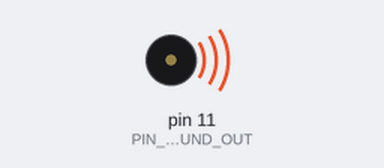
Simulated run of this sketch. Board: Arduino Uno, built with avr-gcc and run on an emulated ATmega328P. Parts: buzzer (waves = sounding).

Above: at 0.18 s.
At 26.4 s:
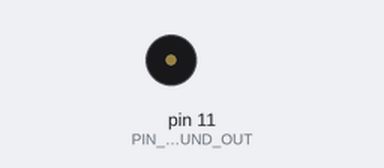
Timing chart, 0 to 40.0 s (numbered marks = the images above):
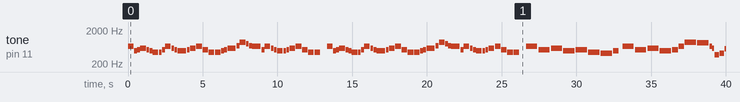

The sketch:

sound_arduino.ino
```cpp
/*
  Tetris theme - (Korobeiniki)
  Connect a piezo buzzer or speaker to pin 11 or select a new pin.
  More songs available at https://github.com/robsoncouto/arduino-songs

                                              Robson Couto, 2019
*/

#define NOTE_B0  31
#define NOTE_C1  33
#define NOTE_CS1 35
#define NOTE_D1  37
#define NOTE_DS1 39
#define NOTE_E1  41
#define NOTE_F1  44
#define NOTE_FS1 46
#define NOTE_G1  49
#define NOTE_GS1 52
#define NOTE_A1  55
#define NOTE_AS1 58
#define NOTE_B1  62
#define NOTE_C2  65
#define NOTE_CS2 69
#define NOTE_D2  73
#define NOTE_DS2 78
#define NOTE_E2  82
#define NOTE_F2  87
#define NOTE_FS2 93
#define NOTE_G2  98
#define NOTE_GS2 104
#define NOTE_A2  110
#define NOTE_AS2 117
#define NOTE_B2  123
#define NOTE_C3  131
#define NOTE_CS3 139
#define NOTE_D3  147
#define NOTE_DS3 156
#define NOTE_E3  165
#define NOTE_F3  175
#define NOTE_FS3 185
#define NOTE_G3  196
#define NOTE_GS3 208
#define NOTE_A3  220
#define NOTE_AS3 233
#define NOTE_B3  247
#define NOTE_C4  262
#define NOTE_CS4 277
#define NOTE_D4  294
#define NOTE_DS4 311
#define NOTE_E4  330
#define NOTE_F4  349
#define NOTE_FS4 370
#define NOTE_G4  392
#define NOTE_GS4 415
#define NOTE_A4  440
#define NOTE_AS4 466
#define NOTE_B4  494
#define NOTE_C5  523
#define NOTE_CS5 554
#define NOTE_D5  587
#define NOTE_DS5 622
#define NOTE_E5  659
#define NOTE_F5  698
#define NOTE_FS5 740
#define NOTE_G5  784
#define NOTE_GS5 831
#define NOTE_A5  880
#define NOTE_AS5 932
#define NOTE_B5  988
#define NOTE_C6  1047
#define NOTE_CS6 1109
#define NOTE_D6  1175
#define NOTE_DS6 1245
#define NOTE_E6  1319
#define NOTE_F6  1397
#define NOTE_FS6 1480
#define NOTE_G6  1568
#define NOTE_GS6 1661
#define NOTE_A6  1760
#define NOTE_AS6 1865
#define NOTE_B6  1976
#define NOTE_C7  2093
#define NOTE_CS7 2217
#define NOTE_D7  2349
#define NOTE_DS7 2489
#define NOTE_E7  2637
#define NOTE_F7  2794
#define NOTE_FS7 2960
#define NOTE_G7  3136
#define NOTE_GS7 3322
#define NOTE_A7  3520
#define NOTE_AS7 3729
#define NOTE_B7  3951
#define NOTE_C8  4186
#define NOTE_CS8 4435
#define NOTE_D8  4699
#define NOTE_DS8 4978
#define REST 0


// change this to whichever pin you want to use
#define PIN_SOUND_OUT 11

// notes of the moledy followed by the duration.
// a 4 means a quarter note, 8 an eighteenth , 16 sixteenth, so on
// !!negative numbers are used to represent dotted notes,
// so -4 means a dotted quarter note, that is, a quarter plus an eighteenth!!
const PROGMEM int16_t composition_tetris[] = {

  //Based on the arrangement at https://www.flutetunes.com/tunes.php?id=192

  NOTE_E5, 4,  NOTE_B4,8,  NOTE_C5,8,  NOTE_D5,4,  NOTE_C5,8,  NOTE_B4,8,
  NOTE_A4, 4,  NOTE_A4,8,  NOTE_C5,8,  NOTE_E5,4,  NOTE_D5,8,  NOTE_C5,8,
  NOTE_B4, -4,  NOTE_C5,8,  NOTE_D5,4,  NOTE_E5,4,
  NOTE_C5, 4,  NOTE_A4,4,   NOTE_A4,4,  NOTE_B4,8,  NOTE_C5,8,

  NOTE_D5, -4,  NOTE_F5,8,  NOTE_A5,4,  NOTE_G5,8,  NOTE_F5,8,
  NOTE_E5, -4,  NOTE_C5,8,  NOTE_E5,4,  NOTE_D5,8,  NOTE_C5,8,
  NOTE_B4, 4,  NOTE_B4,8,  NOTE_C5,8,  NOTE_D5,4,  NOTE_E5,4,
  NOTE_C5, 4,  NOTE_A4,4,  NOTE_A4,4, REST, 4,

  NOTE_E5, 4,  NOTE_B4,8,  NOTE_C5,8,  NOTE_D5,4,  NOTE_C5,8,  NOTE_B4,8,
  NOTE_A4, 4,  NOTE_A4,8,  NOTE_C5,8,  NOTE_E5,4,  NOTE_D5,8,  NOTE_C5,8,
  NOTE_B4, -4,  NOTE_C5,8,  NOTE_D5,4,  NOTE_E5,4,
  NOTE_C5, 4,  NOTE_A4,4,   NOTE_A4,4,  NOTE_B4,8,  NOTE_C5,8,

  NOTE_D5, -4,  NOTE_F5,8,  NOTE_A5,4,  NOTE_G5,8,  NOTE_F5,8,
  NOTE_E5, -4,  NOTE_C5,8,  NOTE_E5,4,  NOTE_D5,8,  NOTE_C5,8,
  NOTE_B4, 4,  NOTE_B4,8,  NOTE_C5,8,  NOTE_D5,4,  NOTE_E5,4,
  NOTE_C5, 4,  NOTE_A4,4,  NOTE_A4,4, REST, 4,


  NOTE_E5,2,  NOTE_C5,2,
  NOTE_D5,2,   NOTE_B4,2,
  NOTE_C5,2,   NOTE_A4,2,
  NOTE_GS4,2,  NOTE_B4,4,  REST,8,
  NOTE_E5,2,   NOTE_C5,2,
  NOTE_D5,2,   NOTE_B4,2,
  NOTE_C5,4,   NOTE_E5,4,  NOTE_A5,2,
  NOTE_GS5,2,

};// change this to make the song slower or faster
int tempo_tetris=144;

const PROGMEM int16_t composition_mario[] = {
  // Super Mario Bros theme
  // Score available at https://musescore.com/user/2123/scores/2145
  // Theme by Koji Kondo


  NOTE_E5,8, NOTE_E5,8, REST,8, NOTE_E5,8, REST,8, NOTE_C5,8, NOTE_E5,8, //1
  NOTE_G5,4, REST,4, NOTE_G4,8, REST,4,
  NOTE_C5,-4, NOTE_G4,8, REST,4, NOTE_E4,-4, // 3
  NOTE_A4,4, NOTE_B4,4, NOTE_AS4,8, NOTE_A4,4,
  NOTE_G4,-8, NOTE_E5,-8, NOTE_G5,-8, NOTE_A5,4, NOTE_F5,8, NOTE_G5,8,
  REST,8, NOTE_E5,4,NOTE_C5,8, NOTE_D5,8, NOTE_B4,-4,
  NOTE_C5,-4, NOTE_G4,8, REST,4, NOTE_E4,-4, // repeats from 3
  NOTE_A4,4, NOTE_B4,4, NOTE_AS4,8, NOTE_A4,4,
  NOTE_G4,-8, NOTE_E5,-8, NOTE_G5,-8, NOTE_A5,4, NOTE_F5,8, NOTE_G5,8,
  REST,8, NOTE_E5,4,NOTE_C5,8, NOTE_D5,8, NOTE_B4,-4,


  REST,4, NOTE_G5,8, NOTE_FS5,8, NOTE_F5,8, NOTE_DS5,4, NOTE_E5,8,//7
  REST,8, NOTE_GS4,8, NOTE_A4,8, NOTE_C4,8, REST,8, NOTE_A4,8, NOTE_C5,8, NOTE_D5,8,
  REST,4, NOTE_DS5,4, REST,8, NOTE_D5,-4,
  NOTE_C5,2, REST,2,

  REST,4, NOTE_G5,8, NOTE_FS5,8, NOTE_F5,8, NOTE_DS5,4, NOTE_E5,8,//repeats from 7
  REST,8, NOTE_GS4,8, NOTE_A4,8, NOTE_C4,8, REST,8, NOTE_A4,8, NOTE_C5,8, NOTE_D5,8,
  REST,4, NOTE_DS5,4, REST,8, NOTE_D5,-4,
  NOTE_C5,2, REST,2,

  NOTE_C5,8, NOTE_C5,4, NOTE_C5,8, REST,8, NOTE_C5,8, NOTE_D5,4,//11
  NOTE_E5,8, NOTE_C5,4, NOTE_A4,8, NOTE_G4,2,

  NOTE_C5,8, NOTE_C5,4, NOTE_C5,8, REST,8, NOTE_C5,8, NOTE_D5,8, NOTE_E5,8,//13
  REST,1,
  NOTE_C5,8, NOTE_C5,4, NOTE_C5,8, REST,8, NOTE_C5,8, NOTE_D5,4,
  NOTE_E5,8, NOTE_C5,4, NOTE_A4,8, NOTE_G4,2,
  NOTE_E5,8, NOTE_E5,8, REST,8, NOTE_E5,8, REST,8, NOTE_C5,8, NOTE_E5,4,
  NOTE_G5,4, REST,4, NOTE_G4,4, REST,4,
  NOTE_C5,-4, NOTE_G4,8, REST,4, NOTE_E4,-4, // 19

  NOTE_A4,4, NOTE_B4,4, NOTE_AS4,8, NOTE_A4,4,
  NOTE_G4,-8, NOTE_E5,-8, NOTE_G5,-8, NOTE_A5,4, NOTE_F5,8, NOTE_G5,8,
  REST,8, NOTE_E5,4, NOTE_C5,8, NOTE_D5,8, NOTE_B4,-4,

  NOTE_C5,-4, NOTE_G4,8, REST,4, NOTE_E4,-4, // repeats from 19
  NOTE_A4,4, NOTE_B4,4, NOTE_AS4,8, NOTE_A4,4,
  NOTE_G4,-8, NOTE_E5,-8, NOTE_G5,-8, NOTE_A5,4, NOTE_F5,8, NOTE_G5,8,
  REST,8, NOTE_E5,4, NOTE_C5,8, NOTE_D5,8, NOTE_B4,-4,

  NOTE_E5,8, NOTE_C5,4, NOTE_G4,8, REST,4, NOTE_GS4,4,//23
  NOTE_A4,8, NOTE_F5,4, NOTE_F5,8, NOTE_A4,2,
  NOTE_D5,-8, NOTE_A5,-8, NOTE_A5,-8, NOTE_A5,-8, NOTE_G5,-8, NOTE_F5,-8,

  NOTE_E5,8, NOTE_C5,4, NOTE_A4,8, NOTE_G4,2, //26
  NOTE_E5,8, NOTE_C5,4, NOTE_G4,8, REST,4, NOTE_GS4,4,
  NOTE_A4,8, NOTE_F5,4, NOTE_F5,8, NOTE_A4,2,
  NOTE_B4,8, NOTE_F5,4, NOTE_F5,8, NOTE_F5,-8, NOTE_E5,-8, NOTE_D5,-8,
  NOTE_C5,8, NOTE_E4,4, NOTE_E4,8, NOTE_C4,2,

  NOTE_E5,8, NOTE_C5,4, NOTE_G4,8, REST,4, NOTE_GS4,4,//repeats from 23
  NOTE_A4,8, NOTE_F5,4, NOTE_F5,8, NOTE_A4,2,
  NOTE_D5,-8, NOTE_A5,-8, NOTE_A5,-8, NOTE_A5,-8, NOTE_G5,-8, NOTE_F5,-8,

  NOTE_E5,8, NOTE_C5,4, NOTE_A4,8, NOTE_G4,2, //26
  NOTE_E5,8, NOTE_C5,4, NOTE_G4,8, REST,4, NOTE_GS4,4,
  NOTE_A4,8, NOTE_F5,4, NOTE_F5,8, NOTE_A4,2,
  NOTE_B4,8, NOTE_F5,4, NOTE_F5,8, NOTE_F5,-8, NOTE_E5,-8, NOTE_D5,-8,
  NOTE_C5,8, NOTE_E4,4, NOTE_E4,8, NOTE_C4,2,
  NOTE_C5,8, NOTE_C5,4, NOTE_C5,8, REST,8, NOTE_C5,8, NOTE_D5,8, NOTE_E5,8,
  REST,1,

  NOTE_C5,8, NOTE_C5,4, NOTE_C5,8, REST,8, NOTE_C5,8, NOTE_D5,4, //33
  NOTE_E5,8, NOTE_C5,4, NOTE_A4,8, NOTE_G4,2,
  NOTE_E5,8, NOTE_E5,8, REST,8, NOTE_E5,8, REST,8, NOTE_C5,8, NOTE_E5,4,
  NOTE_G5,4, REST,4, NOTE_G4,4, REST,4,
  NOTE_E5,8, NOTE_C5,4, NOTE_G4,8, REST,4, NOTE_GS4,4,
  NOTE_A4,8, NOTE_F5,4, NOTE_F5,8, NOTE_A4,2,
  NOTE_D5,-8, NOTE_A5,-8, NOTE_A5,-8, NOTE_A5,-8, NOTE_G5,-8, NOTE_F5,-8,

  NOTE_E5,8, NOTE_C5,4, NOTE_A4,8, NOTE_G4,2, //40
  NOTE_E5,8, NOTE_C5,4, NOTE_G4,8, REST,4, NOTE_GS4,4,
  NOTE_A4,8, NOTE_F5,4, NOTE_F5,8, NOTE_A4,2,
  NOTE_B4,8, NOTE_F5,4, NOTE_F5,8, NOTE_F5,-8, NOTE_E5,-8, NOTE_D5,-8,
  NOTE_C5,8, NOTE_E4,4, NOTE_E4,8, NOTE_C4,2,

  //game over sound
  NOTE_C5,-4, NOTE_G4,-4, NOTE_E4,4, //45
  NOTE_A4,-8, NOTE_B4,-8, NOTE_A4,-8, NOTE_GS4,-8, NOTE_AS4,-8, NOTE_GS4,-8,
  NOTE_G4,8, NOTE_D4,8, NOTE_E4,-2,
};
int tempo_mario=200;

const int composition_elise[] PROGMEM = {

  // Fur Elise - Ludwig van Beethovem
  // Score available at https://musescore.com/user/28149610/scores/5281944

  //starts from 1 ending on 9
  NOTE_E5, 16, NOTE_DS5, 16, //1
  NOTE_E5, 16, NOTE_DS5, 16, NOTE_E5, 16, NOTE_B4, 16, NOTE_D5, 16, NOTE_C5, 16,
  NOTE_A4, -8, NOTE_C4, 16, NOTE_E4, 16, NOTE_A4, 16,
  NOTE_B4, -8, NOTE_E4, 16, NOTE_GS4, 16, NOTE_B4, 16,
  NOTE_C5, 8,  REST, 16, NOTE_E4, 16, NOTE_E5, 16,  NOTE_DS5, 16,

  NOTE_E5, 16, NOTE_DS5, 16, NOTE_E5, 16, NOTE_B4, 16, NOTE_D5, 16, NOTE_C5, 16,//6
  NOTE_A4, -8, NOTE_C4, 16, NOTE_E4, 16, NOTE_A4, 16,
  NOTE_B4, -8, NOTE_E4, 16, NOTE_C5, 16, NOTE_B4, 16,
  NOTE_A4 , 4, REST, 8, //9 - 1st ending

  //repaets from 1 ending on 10
  NOTE_E5, 16, NOTE_DS5, 16, //1
  NOTE_E5, 16, NOTE_DS5, 16, NOTE_E5, 16, NOTE_B4, 16, NOTE_D5, 16, NOTE_C5, 16,
  NOTE_A4, -8, NOTE_C4, 16, NOTE_E4, 16, NOTE_A4, 16,
  NOTE_B4, -8, NOTE_E4, 16, NOTE_GS4, 16, NOTE_B4, 16,
  NOTE_C5, 8,  REST, 16, NOTE_E4, 16, NOTE_E5, 16,  NOTE_DS5, 16,

  NOTE_E5, 16, NOTE_DS5, 16, NOTE_E5, 16, NOTE_B4, 16, NOTE_D5, 16, NOTE_C5, 16,//6
  NOTE_A4, -8, NOTE_C4, 16, NOTE_E4, 16, NOTE_A4, 16,
  NOTE_B4, -8, NOTE_E4, 16, NOTE_C5, 16, NOTE_B4, 16,
  NOTE_A4, 8, REST, 16, NOTE_B4, 16, NOTE_C5, 16, NOTE_D5, 16, //10 - 2nd ending
  //continues from 11
  NOTE_E5, -8, NOTE_G4, 16, NOTE_F5, 16, NOTE_E5, 16,
  NOTE_D5, -8, NOTE_F4, 16, NOTE_E5, 16, NOTE_D5, 16, //12

  NOTE_C5, -8, NOTE_E4, 16, NOTE_D5, 16, NOTE_C5, 16, //13
  NOTE_B4, 8, REST, 16, NOTE_E4, 16, NOTE_E5, 16, REST, 16,
  REST, 16, NOTE_E5, 16, NOTE_E6, 16, REST, 16, REST, 16, NOTE_DS5, 16,
  NOTE_E5, 16, REST, 16, REST, 16, NOTE_DS5, 16, NOTE_E5, 16, NOTE_DS5, 16,
  NOTE_E5, 16, NOTE_DS5, 16, NOTE_E5, 16, NOTE_B4, 16, NOTE_D5, 16, NOTE_C5, 16,
  NOTE_A4, 8, REST, 16, NOTE_C4, 16, NOTE_E4, 16, NOTE_A4, 16,

  NOTE_B4, 8, REST, 16, NOTE_E4, 16, NOTE_GS4, 16, NOTE_B4, 16, //19
  NOTE_C5, 8, REST, 16, NOTE_E4, 16, NOTE_E5, 16,  NOTE_DS5, 16,
  NOTE_E5, 16, NOTE_DS5, 16, NOTE_E5, 16, NOTE_B4, 16, NOTE_D5, 16, NOTE_C5, 16,
  NOTE_A4, 8, REST, 16, NOTE_C4, 16, NOTE_E4, 16, NOTE_A4, 16,
  NOTE_B4, 8, REST, 16, NOTE_E4, 16, NOTE_C5, 16, NOTE_B4, 16,
  NOTE_A4, 8, REST, 16, NOTE_B4, 16, NOTE_C5, 16, NOTE_D5, 16, //24 (1st ending)

  //repeats from 11
  NOTE_E5, -8, NOTE_G4, 16, NOTE_F5, 16, NOTE_E5, 16,
  NOTE_D5, -8, NOTE_F4, 16, NOTE_E5, 16, NOTE_D5, 16, //12

  NOTE_C5, -8, NOTE_E4, 16, NOTE_D5, 16, NOTE_C5, 16, //13
  NOTE_B4, 8, REST, 16, NOTE_E4, 16, NOTE_E5, 16, REST, 16,
  REST, 16, NOTE_E5, 16, NOTE_E6, 16, REST, 16, REST, 16, NOTE_DS5, 16,
  NOTE_E5, 16, REST, 16, REST, 16, NOTE_DS5, 16, NOTE_E5, 16, NOTE_DS5, 16,
  NOTE_E5, 16, NOTE_DS5, 16, NOTE_E5, 16, NOTE_B4, 16, NOTE_D5, 16, NOTE_C5, 16,
  NOTE_A4, 8, REST, 16, NOTE_C4, 16, NOTE_E4, 16, NOTE_A4, 16,

  NOTE_B4, 8, REST, 16, NOTE_E4, 16, NOTE_GS4, 16, NOTE_B4, 16, //19
  NOTE_C5, 8, REST, 16, NOTE_E4, 16, NOTE_E5, 16,  NOTE_DS5, 16,
  NOTE_E5, 16, NOTE_DS5, 16, NOTE_E5, 16, NOTE_B4, 16, NOTE_D5, 16, NOTE_C5, 16,
  NOTE_A4, 8, REST, 16, NOTE_C4, 16, NOTE_E4, 16, NOTE_A4, 16,
  NOTE_B4, 8, REST, 16, NOTE_E4, 16, NOTE_C5, 16, NOTE_B4, 16,
  NOTE_A4, 8, REST, 16, NOTE_C5, 16, NOTE_C5, 16, NOTE_C5, 16, //25 - 2nd ending

  //continues from 26
  NOTE_C5 , 4, NOTE_F5, -16, NOTE_E5, 32, //26
  NOTE_E5, 8, NOTE_D5, 8, NOTE_AS5, -16, NOTE_A5, 32,
  NOTE_A5, 16, NOTE_G5, 16, NOTE_F5, 16, NOTE_E5, 16, NOTE_D5, 16, NOTE_C5, 16,
  NOTE_AS4, 8, NOTE_A4, 8, NOTE_A4, 32, NOTE_G4, 32, NOTE_A4, 32, NOTE_B4, 32,
  NOTE_C5 , 4, NOTE_D5, 16, NOTE_DS5, 16,
  NOTE_E5, -8, NOTE_E5, 16, NOTE_F5, 16, NOTE_A4, 16,
  NOTE_C5 , 4,  NOTE_D5, -16, NOTE_B4, 32,


  NOTE_C5, 32, NOTE_G5, 32, NOTE_G4, 32, NOTE_G5, 32, NOTE_A4, 32, NOTE_G5, 32, NOTE_B4, 32, NOTE_G5, 32, NOTE_C5, 32, NOTE_G5, 32, NOTE_D5, 32, NOTE_G5, 32, //33
  NOTE_E5, 32, NOTE_G5, 32, NOTE_C6, 32, NOTE_B5, 32, NOTE_A5, 32, NOTE_G5, 32, NOTE_F5, 32, NOTE_E5, 32, NOTE_D5, 32, NOTE_G5, 32, NOTE_F5, 32, NOTE_D5, 32,
  NOTE_C5, 32, NOTE_G5, 32, NOTE_G4, 32, NOTE_G5, 32, NOTE_A4, 32, NOTE_G5, 32, NOTE_B4, 32, NOTE_G5, 32, NOTE_C5, 32, NOTE_G5, 32, NOTE_D5, 32, NOTE_G5, 32,

  NOTE_E5, 32, NOTE_G5, 32, NOTE_C6, 32, NOTE_B5, 32, NOTE_A5, 32, NOTE_G5, 32, NOTE_F5, 32, NOTE_E5, 32, NOTE_D5, 32, NOTE_G5, 32, NOTE_F5, 32, NOTE_D5, 32, //36
  NOTE_E5, 32, NOTE_F5, 32, NOTE_E5, 32, NOTE_DS5, 32, NOTE_E5, 32, NOTE_B4, 32, NOTE_E5, 32, NOTE_DS5, 32, NOTE_E5, 32, NOTE_B4, 32, NOTE_E5, 32, NOTE_DS5, 32,
  NOTE_E5, -8, NOTE_B4, 16, NOTE_E5, 16, NOTE_DS5, 16,
  NOTE_E5, -8, NOTE_B4, 16, NOTE_E5, 16, REST, 16,

  REST, 16, NOTE_DS5, 16, NOTE_E5, 16, REST, 16, REST, 16, NOTE_DS5, 16, //40
  NOTE_E5, 16, NOTE_DS5, 16, NOTE_E5, 16, NOTE_B4, 16, NOTE_D5, 16, NOTE_C5, 16,
  NOTE_A4, 8, REST, 16, NOTE_C4, 16, NOTE_E4, 16, NOTE_A4, 16,
  NOTE_B4, 8, REST, 16, NOTE_E4, 16, NOTE_GS4, 16, NOTE_B4, 16,
  NOTE_C5, 8, REST, 16, NOTE_E4, 16, NOTE_E5, 16, NOTE_DS5, 16,
  NOTE_E5, 16, NOTE_DS5, 16, NOTE_E5, 16, NOTE_B4, 16, NOTE_D5, 16, NOTE_C5, 16,

  NOTE_A4, 8, REST, 16, NOTE_C4, 16, NOTE_E4, 16, NOTE_A4, 16, //46
  NOTE_B4, 8, REST, 16, NOTE_E4, 16, NOTE_C5, 16, NOTE_B4, 16,
  NOTE_A4, 8, REST, 16, NOTE_B4, 16, NOTE_C5, 16, NOTE_D5, 16,
  NOTE_E5, -8, NOTE_G4, 16, NOTE_F5, 16, NOTE_E5, 16,
  NOTE_D5, -8, NOTE_F4, 16, NOTE_E5, 16, NOTE_D5, 16,
  NOTE_C5, -8, NOTE_E4, 16, NOTE_D5, 16, NOTE_C5, 16,
  NOTE_B4, 8, REST, 16, NOTE_E4, 16, NOTE_E5, 16, REST, 16,
  REST, 16, NOTE_E5, 16, NOTE_E6, 16, REST, 16, REST, 16, NOTE_DS5, 16,

  NOTE_E5, 16, REST, 16, REST, 16, NOTE_DS5, 16, NOTE_E5, 16, NOTE_D5, 16, //54
  NOTE_E5, 16, NOTE_DS5, 16, NOTE_E5, 16, NOTE_B4, 16, NOTE_D5, 16, NOTE_C5, 16,
  NOTE_A4, 8, REST, 16, NOTE_C4, 16, NOTE_E4, 16, NOTE_A4, 16,
  NOTE_B4, 8, REST, 16, NOTE_E4, 16, NOTE_GS4, 16, NOTE_B4, 16,
  NOTE_C5, 8, REST, 16, NOTE_E4, 16, NOTE_E5, 16, NOTE_DS5, 16,
  NOTE_E5, 16, NOTE_DS5, 16, NOTE_E5, 16, NOTE_B4, 16, NOTE_D5, 16, NOTE_C5, 16,

  NOTE_A4, 8, REST, 16, NOTE_C4, 16, NOTE_E4, 16, NOTE_A4, 16, //60
  NOTE_B4, 8, REST, 16, NOTE_E4, 16, NOTE_C5, 16, NOTE_B4, 16,
  NOTE_A4, 8, REST, 16, REST, 16, REST, 8,
  NOTE_CS5 , -4,
  NOTE_D5 , 4, NOTE_E5, 16, NOTE_F5, 16,
  NOTE_F5 , 4, NOTE_F5, 8,
  NOTE_E5 , -4,
  NOTE_D5 , 4, NOTE_C5, 16, NOTE_B4, 16,
  NOTE_A4 , 4, NOTE_A4, 8,
  NOTE_A4, 8, NOTE_C5, 8, NOTE_B4, 8,
  NOTE_A4 , -4,
  NOTE_CS5 , -4,

  NOTE_D5 , 4, NOTE_E5, 16, NOTE_F5, 16, //72
  NOTE_F5 , 4, NOTE_F5, 8,
  NOTE_F5 , -4,
  NOTE_DS5 , 4, NOTE_D5, 16, NOTE_C5, 16,
  NOTE_AS4 , 4, NOTE_A4, 8,
  NOTE_GS4 , 4, NOTE_G4, 8,
  NOTE_A4 , -4,
  NOTE_B4 , 4, REST, 8,
  NOTE_A3, -32, NOTE_C4, -32, NOTE_E4, -32, NOTE_A4, -32, NOTE_C5, -32, NOTE_E5, -32, NOTE_D5, -32, NOTE_C5, -32, NOTE_B4, -32,

  NOTE_A4, -32, NOTE_C5, -32, NOTE_E5, -32, NOTE_A5, -32, NOTE_C6, -32, NOTE_E6, -32, NOTE_D6, -32, NOTE_C6, -32, NOTE_B5, -32, //80
  NOTE_A4, -32, NOTE_C5, -32, NOTE_E5, -32, NOTE_A5, -32, NOTE_C6, -32, NOTE_E6, -32, NOTE_D6, -32, NOTE_C6, -32, NOTE_B5, -32,
  NOTE_AS5, -32, NOTE_A5, -32, NOTE_GS5, -32, NOTE_G5, -32, NOTE_FS5, -32, NOTE_F5, -32, NOTE_E5, -32, NOTE_DS5, -32, NOTE_D5, -32,

  NOTE_CS5, -32, NOTE_C5, -32, NOTE_B4, -32, NOTE_AS4, -32, NOTE_A4, -32, NOTE_GS4, -32, NOTE_G4, -32, NOTE_FS4, -32, NOTE_F4, -32, //84
  NOTE_E4, 16, NOTE_DS5, 16, NOTE_E5, 16, NOTE_B4, 16, NOTE_D5, 16, NOTE_C5, 16,
  NOTE_A4, -8, NOTE_C4, 16, NOTE_E4, 16, NOTE_A4, 16,
  NOTE_B4, -8, NOTE_E4, 16, NOTE_GS4, 16, NOTE_B4, 16,

  NOTE_C5, 8, REST, 16, NOTE_E4, 16, NOTE_E5, 16, NOTE_DS5, 16, //88
  NOTE_E5, 16, NOTE_DS5, 16, NOTE_E5, 16, NOTE_B4, 16, NOTE_D5, 16, NOTE_C5, 16,
  NOTE_A4, -8, NOTE_C4, 16, NOTE_E4, 16, NOTE_A4, 16,
  NOTE_B4, -8, NOTE_E4, 16, NOTE_C5, 16, NOTE_B4, 16,
  NOTE_A4, -8, REST, -8,
  REST, -8, NOTE_G4, 16, NOTE_F5, 16, NOTE_E5, 16,
  NOTE_D5 , 4, REST, 8,
  REST, -8, NOTE_E4, 16, NOTE_D5, 16, NOTE_C5, 16,

  NOTE_B4, -8, NOTE_E4, 16, NOTE_E5, 8, //96
  NOTE_E5, 8, NOTE_E6, -8, NOTE_DS5, 16,
  NOTE_E5, 16, REST, 16, REST, 16, NOTE_DS5, 16, NOTE_E5, 16, NOTE_DS5, 16,
  NOTE_E5, 16, NOTE_DS5, 16, NOTE_E5, 16, NOTE_B4, 16, NOTE_D5, 16, NOTE_C5, 16,
  NOTE_A4, -8, NOTE_C4, 16, NOTE_E4, 16, NOTE_A4, 16,
  NOTE_B4, -8, NOTE_E4, 16, NOTE_GS4, 16, NOTE_B4, 16,

  NOTE_C5, 8, REST, 16, NOTE_E4, 16, NOTE_E5, 16, NOTE_DS5, 16, //102
  NOTE_E5, 16, NOTE_DS5, 16, NOTE_E5, 16, NOTE_B4, 16, NOTE_D5, 16, NOTE_C5, 16,
  NOTE_A4, -8, NOTE_C4, 16, NOTE_E4, 16, NOTE_A4, 16,
  NOTE_B4, -8, NOTE_E4, 16, NOTE_C5, 16, NOTE_B4, 16,
  NOTE_A4 , -4,
};
const int tempo_elise = 60;

const int composition_joy[] PROGMEM = {

  NOTE_E5,4,  NOTE_E5,4,  NOTE_F5,4,  NOTE_G5,4,//1
  NOTE_G5,4,  NOTE_F5,4,  NOTE_E5,4,  NOTE_D5,4,
  NOTE_C5,4,  NOTE_C5,4,  NOTE_D5,4,  NOTE_E5,4,
  NOTE_E5,-4, NOTE_D5,8,  NOTE_D5,2,

  NOTE_E5,4,  NOTE_E5,4,  NOTE_F5,4,  NOTE_G5,4,//4
  NOTE_G5,4,  NOTE_F5,4,  NOTE_E5,4,  NOTE_D5,4,
  NOTE_C5,4,  NOTE_C5,4,  NOTE_D5,4,  NOTE_E5,4,
  NOTE_D5,-4,  NOTE_C5,8,  NOTE_C5,2,

  NOTE_D5,4,  NOTE_D5,4,  NOTE_E5,4,  NOTE_C5,4,//8
  NOTE_D5,4,  NOTE_E5,8,  NOTE_F5,8,  NOTE_E5,4, NOTE_C5,4,
  NOTE_D5,4,  NOTE_E5,8,  NOTE_F5,8,  NOTE_E5,4, NOTE_D5,4,
  NOTE_C5,4,  NOTE_D5,4,  NOTE_G4,2,

  NOTE_E5,4,  NOTE_E5,4,  NOTE_F5,4,  NOTE_G5,4,//12
  NOTE_G5,4,  NOTE_F5,4,  NOTE_E5,4,  NOTE_D5,4,
  NOTE_C5,4,  NOTE_C5,4,  NOTE_D5,4,  NOTE_E5,4,
  NOTE_D5,-4,  NOTE_C5,8,  NOTE_C5,2

};
const int tempo_joy = 114;

const int composition_nokia[] PROGMEM = {

  // Nokia Ringtone
  // Score available at https://musescore.com/user/29944637/scores/5266155

  NOTE_E5, 8, NOTE_D5, 8, NOTE_FS4, 4, NOTE_GS4, 4,
  NOTE_CS5, 8, NOTE_B4, 8, NOTE_D4, 4, NOTE_E4, 4,
  NOTE_B4, 8, NOTE_A4, 8, NOTE_CS4, 4, NOTE_E4, 4,
  NOTE_A4, 2,
};
const int tempo_nokia = 180;

const int composition_sweet[] PROGMEM = {
  NOTE_CS4, 5, NOTE_CS5, 4, NOTE_GS4, 4, NOTE_FS4, 4, NOTE_FS5, 4, NOTE_GS4, 4, NOTE_F5, 4, NOTE_GS4, 4,
  NOTE_CS4, 5, NOTE_CS5, 4, NOTE_GS4, 4, NOTE_FS4, 4, NOTE_FS5, 4, NOTE_GS4, 4, NOTE_F5, 4, NOTE_GS4, 4,

  NOTE_DS4, 5, NOTE_CS5, 4, NOTE_GS4, 4, NOTE_FS4, 4, NOTE_FS5, 4, NOTE_GS4, 4, NOTE_F5, 4, NOTE_GS4, 4,
  NOTE_DS4, 5, NOTE_CS5, 4, NOTE_GS4, 4, NOTE_FS4, 4, NOTE_FS5, 4, NOTE_GS4, 4, NOTE_F5, 4, NOTE_GS4, 4,

  NOTE_FS4, 5, NOTE_CS5, 4, NOTE_GS4, 4, NOTE_FS4, 4, NOTE_FS5, 4, NOTE_GS4, 4, NOTE_F5, 4, NOTE_GS4, 4,
  NOTE_FS4, 5, NOTE_CS5, 4, NOTE_GS4, 4, NOTE_FS4, 4, NOTE_FS5, 4, NOTE_GS4, 4, NOTE_F5, 4, NOTE_GS4, 4};
/*
const int composition_sweet[] PROGMEM = {

  // Sweet Child of Mine

  NOTE_D5, 8, NOTE_CS5, 8, NOTE_GS5, 8, NOTE_FS5, 8, NOTE_FS6,8, NOTE_GS5, 8, NOTE_F5, 8, NOTE_GS5, 8,  //1
  NOTE_D5, 8, NOTE_CS5, 8, NOTE_GS5, 8, NOTE_FS5, 8, NOTE_FS6,8, NOTE_GS5, 8, NOTE_F5, 8, NOTE_GS5, 8,  //2
  NOTE_E5, 8, NOTE_CS5, 8, NOTE_GS5, 8, NOTE_FS5, 8, NOTE_FS6,8, NOTE_GS5, 8, NOTE_F5, 8, NOTE_GS5, 8,  //3
  NOTE_E5, 8, NOTE_CS5, 8, NOTE_GS5, 8, NOTE_FS5, 8, NOTE_FS6,8, NOTE_GS5, 8, NOTE_F5, 8, NOTE_GS5, 8,  //4
  NOTE_FS5,8, NOTE_CS5, 8, NOTE_GS5, 8, NOTE_FS5, 8, NOTE_FS6,8, NOTE_GS5, 8, NOTE_F5, 8, NOTE_GS5, 8,  //5
  NOTE_FS5,8, NOTE_CS5, 8, NOTE_GS5, 8, NOTE_FS5, 8, NOTE_FS6,8, NOTE_GS5, 8, NOTE_F5, 8, NOTE_GS5, 8,  //6
  NOTE_GS5, 1, //x
  NOTE_FS6, 5, NOTE_AS6, 8, NOTE_DS5, 8, NOTE_DS5, 4, NOTE_CS5, 8, NOTE_FS6, 8,
};
*/
const int tempo_sweet = 300;

void play_composition(const int16_t* const pComposition,
                      const uint32_t lenComposition,
                      const uint32_t tempo)
{
  int wholenote = (60000 * 4) / tempo;
  // iterate over the notes of the melody.
  // Remember, the array is twice the number of notes (notes + durations)
  for (int thisNote = 0; thisNote < lenComposition * 2; thisNote = thisNote + 2) {

    // calculates the duration of each note
    int frequency =  pgm_read_word_near(pComposition + thisNote);
    int divider =  pgm_read_word_near(pComposition + thisNote + 1);
    int noteDuration = 0;
    if (divider > 0) {
      // regular note, just proceed
      noteDuration = (wholenote) / divider;
    } else if (divider < 0) {
      // dotted notes are represented with negative durations!!
      noteDuration = (wholenote) / abs(divider);
      noteDuration *= 1.5; // increases the duration in half for dotted notes
    }

    // we only play the note for 90% of the duration, leaving 10% as a pause
    tone(PIN_SOUND_OUT, frequency, noteDuration*0.9);

    // Wait for the specief duration before playing the next note.
    delay(noteDuration);

    // stop the waveform generation before the next note.
    noTone(PIN_SOUND_OUT);
  }

}

void setup()
{}

void loop() {
  uint32_t len_tetris = sizeof(composition_tetris)/sizeof(composition_tetris[0])/2;
  play_composition(composition_tetris, len_tetris, tempo_tetris);
  uint32_t len_nokia = sizeof(composition_nokia)/sizeof(composition_nokia[0])/2;
  play_composition(composition_nokia, len_nokia, tempo_nokia);
  uint32_t len_joy = sizeof(composition_joy)/sizeof(composition_joy[0])/2;
  play_composition(composition_joy, len_joy, tempo_joy);
  uint32_t len_elise = sizeof(composition_elise)/sizeof(composition_elise[0])/2;
  play_composition(composition_elise, len_elise, tempo_elise);
  uint32_t len_mario = sizeof(composition_mario)/sizeof(composition_mario[0])/2;
  play_composition(composition_mario, len_mario, tempo_mario);
  uint32_t len_sweet = sizeof(composition_sweet)/sizeof(composition_sweet[0])/2;
  play_composition(composition_sweet, len_sweet, tempo_sweet);
}
```

Measured:
- by itself, tone on pin 11 (PIN_SOUND_OUT): plays 659 Hz for 0.37 s, 494 Hz for 0.19 s, 523 Hz for 0.19 s, 587 Hz for 0.37 s, 523 Hz for 0.19 s, 494 Hz for 0.19 s … (99 notes in this stretch)
